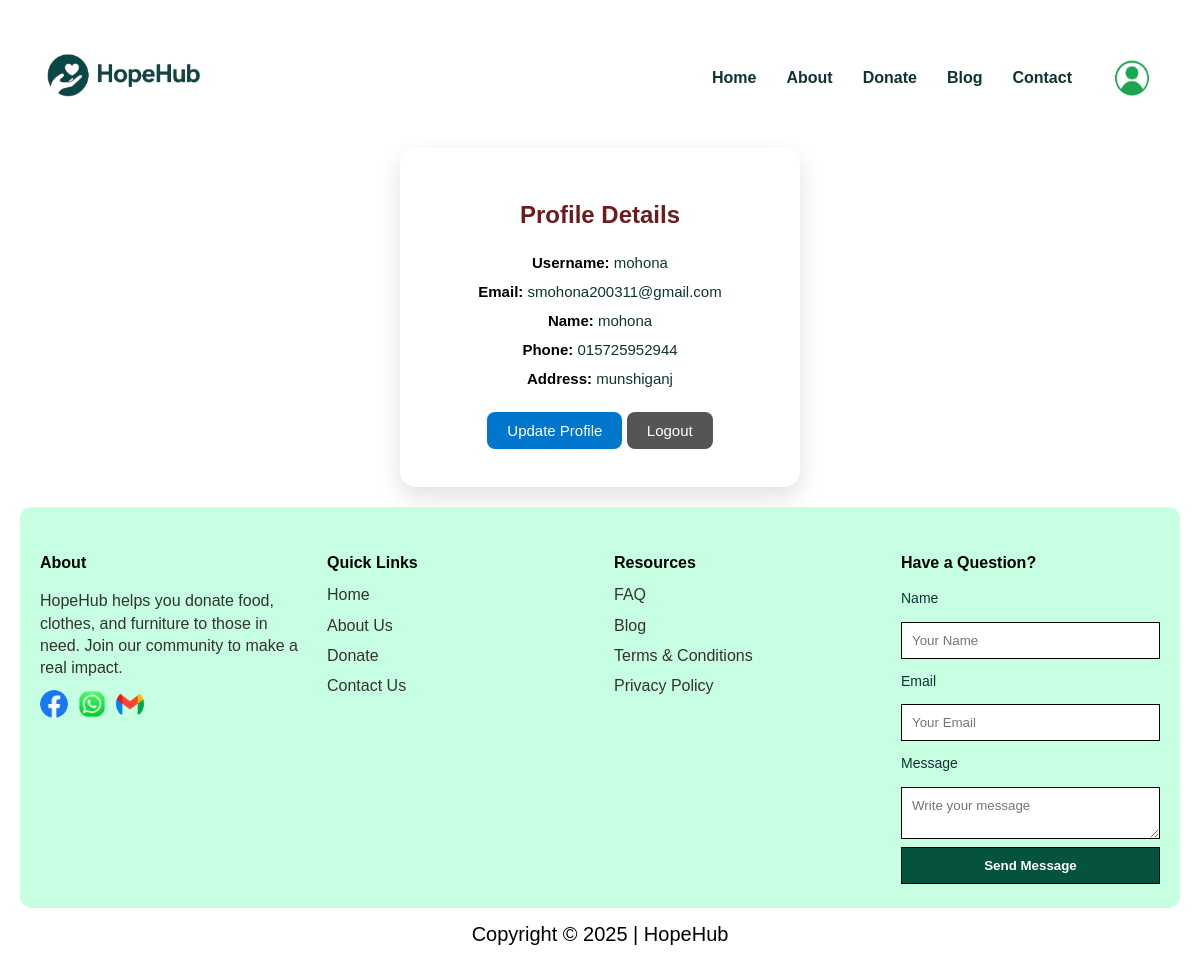
The app's page /accounts/profile/ (signed in) with its own data.
### accounts/models.py (models this page shows, shortened)
class CustomUser(AbstractUser):
    phone = models.CharField(max_length=15, blank=True, null=True)
    name = models.CharField(max_length=150)
    address = models.TextField(blank=True, null=True)
    objects = CustomUserManager()

### accounts/views.py (the view)
# urls.py: path("profile/", views.profile_view, name="profile"),
@login_required
def profile_view(request):
    user = request.user
    if request.method == 'POST':
        form = ProfileUpdateForm(request.POST, instance=user)
        if form.is_valid():
            form.save()
            messages.success(request, "Profile updated successfully.")
            return redirect('profile')
    else:
        form = ProfileUpdateForm(instance=user)
    return render(request, 'accounts/profile.html', {'form': form})

### accounts/forms.py (shortened to what this page needs)
class ProfileUpdateForm(forms.ModelForm):
    class Meta:
        model = User
        fields = ['name', 'email', 'phone', 'address']
        widgets = {
            'name': forms.TextInput(attrs={'placeholder': 'Enter your name'}),
            'email': forms.EmailInput(attrs={'placeholder': 'Enter your email'}),
            'phone': forms.TextInput(attrs={'placeholder': 'Enter your phone'}),
            'address': forms.TextInput(attrs={'placeholder': 'Enter your address'}),
        }

### accounts/templates/accounts/profile.html (shortened to what this page needs)
{% extends 'base.html' %}
{% block content %}
<div class="container profile-container">
  <h2>Profile Details</h2>
  <div class="profile-info">
    <p><strong>Username:</strong> {{ user.username }}</p>
    <p><strong>Email:</strong> <span class="text-email">{{ user.email }}</span>
    </p>
    <p><strong>Name:</strong> <span class="text-name">{{ user.name }}</span>
    </p>
    <p><strong>Phone:</strong> <span class="text-phone">{{ user.phone }}</span>
    </p>
    <p><strong>Address:</strong> <span class="text-address">{{ user.address }}</span>
    </p>
  </div>
  <button class="btn update-btn" id="updateBtn">Update Profile</button>
  <a href="{% url 'logout' %}" class="btn" style="margin-top:10px; background:#555;">Logout</a>
</div>
{% endblock %}

### static/css/style.css (style rules this page uses)
:root { --green: #05533f; --green-dark: #076b25; --accent:#f1fdf6; --muted: #ffffff; --soft:#eafdf3; --radius:14px; --shadow: 0 6px 20px rgba(16,42,30,0.08); font-family: "Inter", system-ui, sans-serif; }
* { box-sizing:border-box }
body, h1, h2, h3, h4, h5, h6, input, textarea, button, p { font-family: 'Inria Sans', sans-serif; }
body { margin:0; background: #ffffff; color:#133; line-height:1.4; justify-content: center; align-items: center; display: flex; }
a { color:inherit;text-decoration:none }
.container { width: 400px; padding: 20px; border-radius: 15px; box-shadow: 0px 4px 10px rgba(0,0,0,0.2); text-align: center; margin-top: 80px; margin-bottom: 50px; }
h2 { color: #5a2e2e; margin-bottom: 20px; }
.btn { padding: 10px; margin: 8px 0; border: none; border-radius: 5px; cursor: pointer; background: #8b3f3f; color: white; font-size: 15px; }

### accounts/templates/accounts/profile.html (style rules this page uses)
.profile-container { max-width: 500px; margin: 20px auto; background: #fff; padding: 30px 40px; border-radius: 16px; box-shadow: 0 10px 25px rgba(0,0,0,0.12); text-align: center; transition: transform 0.3s ease, box-shadow 0.3s ease; }
.profile-container h2 { font-size: 24px; font-weight: 700; color: #6b1d1d; margin-bottom: 20px; }
.profile-info p { font-size: 15px; margin: 8px 0; }
.profile-info strong { color: #000; }
.profile-container .btn { margin-top: 15px; padding: 10px 20px; border-radius: 8px; border: none; cursor: pointer; font-size: 15px; transition: 0.3s; }
.update-btn { background: #0077cc; color: #fff; }

### records on screen
CustomUser: username "mohona", email "smohona200311@gmail.com", name "mohona", phone "015725952944", address "munshiganj"
